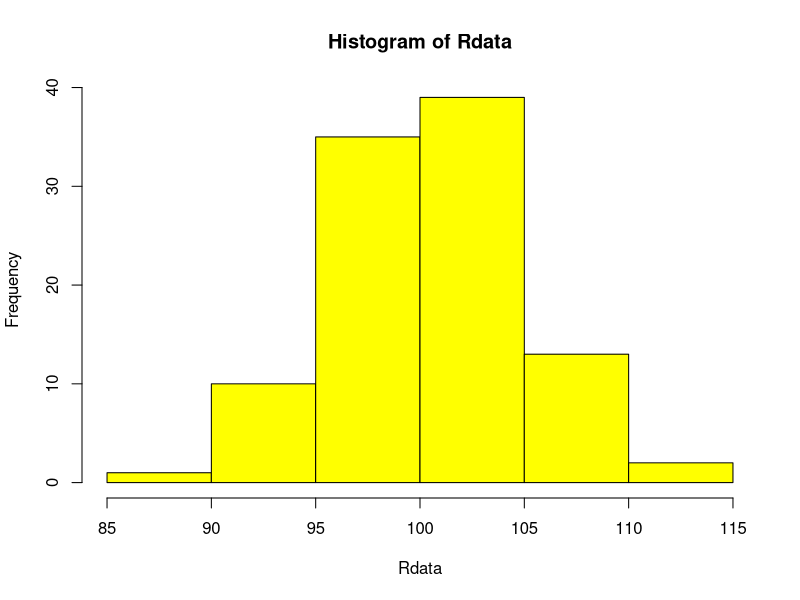
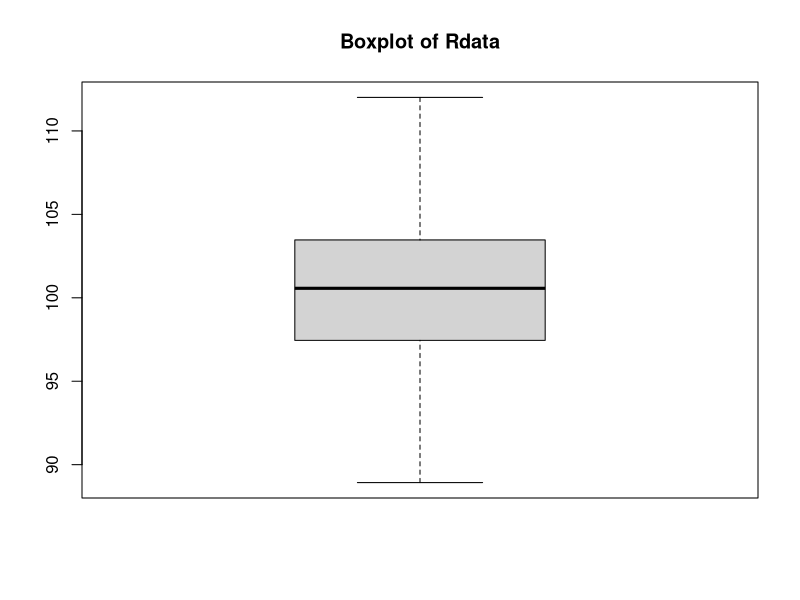
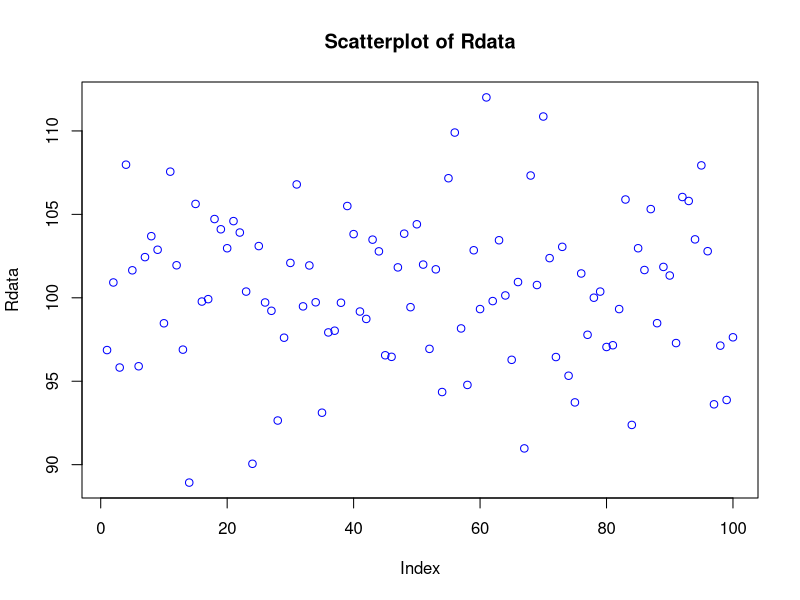

Recreate these plots in R, in order.


# a)simulate a sample of 100 random data points from a normal distribution  
set.seed(1)
Rdata <- rnorm(100, mean=100, sd=5)


# b)visualize the vector created above using different plots
hist(Rdata, main = "Histogram of Rdata" , col = "yellow")                    #first plot
boxplot(Rdata, main = "Boxplot of Rdata")                                    #second plot
plot(Rdata, main = "Scatterplot of Rdata" , col = "blue" )                   #third plot


# c)test the hypothesis that the mean equals 100.
t.test(Rdata, mu = 100)


# d)using Wilcox test to test the hypothesis that mean equals 90.
wilcox.test(Rdata, mu = 90 , exact = TRUE)
